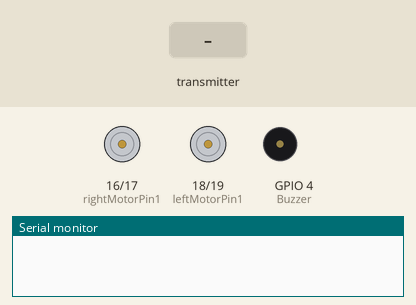
The sketch below on a simulated ESP32. Shown: motor-driver pin pairs drawn as motors (green arrow = first pin HIGH = forward, orange = second pin HIGH = backward, longer = more drive, scaled by the enable pin), buzzer (waves = sounding, pin HIGH), the last lines printed to the serial monitor. The test bench sets the inputs (shaded band).

Above: at 1.2 s.
1.3 s: the transmitter starts sending switchPressed = 1
At 1.7 s:
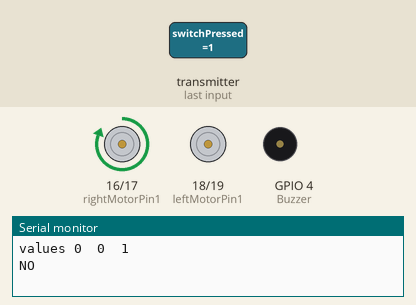
At 2.05 s:
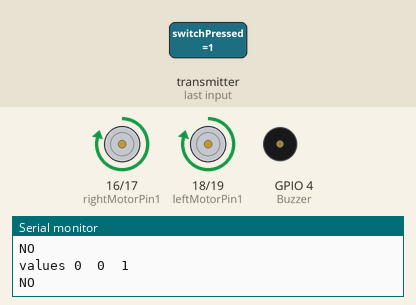
4.3 s: the transmitter starts sending buttonPressed = 1
At 4.55 s:
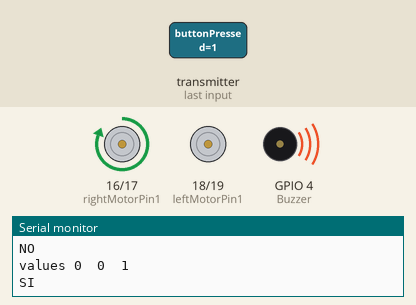
7.3 s: the transmitter starts sending xAxisValue = 64
10.3 s: the transmitter starts sending yAxisValue = 128
13.3 s: the transmitter starts sending xAxisValue = 0
16.3 s: the transmitter starts sending yAxisValue = 255
Timing chart, 0 to 20.3 s (numbered marks = the images above; inputs shaded):
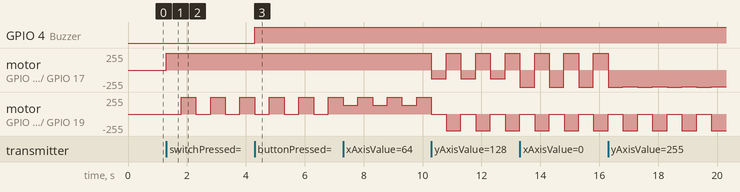

The sketch:

CarroElectroMedicina.MK4.ino
```cpp
// Esta version MK.4.0   incluye el sensor de HUMO, GAS comunicandose con el esp32 del control para desplegar los valores ppm
#include <esp_now.h>
#include <WiFi.h>
#include <LiquidCrystal_I2C.h>
LiquidCrystal_I2C lcd(0x3F, 16, 2);

int counter = 0;
//Right motor
int enableRightMotor=22;
int rightMotorPin1=16;
int rightMotorPin2=17;
//Left motor
int enableLeftMotor=23;
int leftMotorPin1=18;
int leftMotorPin2=19;
//sensor gas

#define Buzzer 4

uint8_t broadcastAddress[] = {0x30, 0xC9, 0x22, 0x32, 0xDB, 0x70}; //C0:49:EF:6C:07:24 30:C9:22:32:DB:70 30:C9:22:32:DB:70


//motor og 200
#define MAX_MOTOR_SPEED 250

const int PWMFreq = 1000; /* 1 KHz */
const int PWMResolution = 8;
const int rightMotorPWMSpeedChannel = 4;
const int leftMotorPWMSpeedChannel = 5;

#define SIGNAL_TIMEOUT 1000  // This is signal timeout in milli seconds. We will reset the data if no signal
unsigned long lastRecvTime = 0;

struct PacketData
{
  byte xAxisValue;
  byte yAxisValue;
  byte switchPressed;
  bool buttonPressed;

};
PacketData myData;


esp_now_peer_info_t peerInfo;


bool throttleAndSteeringMode = false;

void OnDataSent(const uint8_t *mac_addr, esp_now_send_status_t status) {

  //Serial.println(status == ESP_NOW_SEND_SUCCESS ? "Delivery Success" : "Delivery Fail");


}


// callback function that will be executed when data is received
void OnDataRecv(const uint8_t * mac, const uint8_t *incomingData, int len)
{

  if (len == 0)
  {
    return;
  }
  memcpy(&myData, incomingData, sizeof(myData));
  String inputData ;
  inputData = inputData + "values " + myData.xAxisValue + "  " + myData.yAxisValue + "  " + myData.switchPressed;
  Serial.println(inputData);
  if (myData.switchPressed == true)
  {
    if (throttleAndSteeringMode == false)
    {
      throttleAndSteeringMode = true;
    }
    else
    {
      throttleAndSteeringMode = false;
    }
  }

  if (throttleAndSteeringMode)
  {
    throttleAndSteeringMovements();
  }
  else
  {
    simpleMovements();
  }

 lastRecvTime = millis();
 if (myData.buttonPressed== true){
  digitalWrite(Buzzer, HIGH);
  Serial.println("SI");}
  else {
  digitalWrite(Buzzer, LOW);
  Serial.println("NO");}


}

void simpleMovements()
{
  if (myData.yAxisValue <= 75)       //Move car Forward
  {
    rotateMotor(MAX_MOTOR_SPEED, MAX_MOTOR_SPEED);
  }
  else if (myData.yAxisValue >= 175)   //Move car Backward
  {
    rotateMotor(-MAX_MOTOR_SPEED, -MAX_MOTOR_SPEED);
  }
  else if (myData.xAxisValue >= 175)  //Move car Right
  {
    rotateMotor(-MAX_MOTOR_SPEED, MAX_MOTOR_SPEED);
  }
  else if (myData.xAxisValue <= 75)   //Move car Left
  {
    rotateMotor(MAX_MOTOR_SPEED, -MAX_MOTOR_SPEED);
  }
  else                                      //Stop the car
  {
    rotateMotor(0, 0);
  }
}

void throttleAndSteeringMovements()
{
  int throttle = map( myData.yAxisValue, 254, 0, -255, 255);
  int steering = map( myData.xAxisValue, 0, 254, -255, 255);
  int motorDirection = 1;

  if (throttle < 0)       //Move car backward
  {
    motorDirection = -1;
  }

  int rightMotorSpeed, leftMotorSpeed;
  rightMotorSpeed =  abs(throttle) - steering;
  leftMotorSpeed =  abs(throttle) + steering;
  rightMotorSpeed = constrain(rightMotorSpeed, 0, 255);
  leftMotorSpeed = constrain(leftMotorSpeed, 0, 255);

  rotateMotor(rightMotorSpeed * motorDirection, leftMotorSpeed * motorDirection);
}

void rotateMotor(int rightMotorSpeed, int leftMotorSpeed)
{
  if (rightMotorSpeed < 0)
  {
    digitalWrite(rightMotorPin1,LOW);
    digitalWrite(rightMotorPin2,HIGH);
  }
  else if (rightMotorSpeed > 0)
  {
    digitalWrite(rightMotorPin1,HIGH);
    digitalWrite(rightMotorPin2,LOW);
  }
  else
  {
    digitalWrite(rightMotorPin1,LOW);
    digitalWrite(rightMotorPin2,LOW);
  }

  if (leftMotorSpeed < 0)
  {
    digitalWrite(leftMotorPin1,LOW);
    digitalWrite(leftMotorPin2,HIGH);
  }
  else if (leftMotorSpeed > 0)
  {
    digitalWrite(leftMotorPin1,HIGH);
    digitalWrite(leftMotorPin2,LOW);
  }
  else
  {
    digitalWrite(leftMotorPin1,LOW);
    digitalWrite(leftMotorPin2,LOW);
  }

  ledcWrite(rightMotorPWMSpeedChannel, abs(rightMotorSpeed));
  ledcWrite(leftMotorPWMSpeedChannel, abs(leftMotorSpeed));
}

void setUpPinModes()
{
  pinMode(enableRightMotor,OUTPUT);
  pinMode(rightMotorPin1,OUTPUT);
  pinMode(rightMotorPin2,OUTPUT);

  pinMode(enableLeftMotor,OUTPUT);
  pinMode(leftMotorPin1,OUTPUT);
  pinMode(leftMotorPin2,OUTPUT);

  //Set up PWM for motor speed
  ledcSetup(rightMotorPWMSpeedChannel, PWMFreq, PWMResolution);
  ledcSetup(leftMotorPWMSpeedChannel, PWMFreq, PWMResolution);
  ledcAttachPin(enableRightMotor, rightMotorPWMSpeedChannel);
  ledcAttachPin(enableLeftMotor, leftMotorPWMSpeedChannel);

  rotateMotor(0, 0);
}


void setup()
{
  setUpPinModes();

  Serial.begin(115200);
  WiFi.mode(WIFI_STA);
  pinMode(Buzzer, OUTPUT);


  // Init ESP-NOW
  if (esp_now_init() != ESP_OK)
  {
    Serial.println("Error initializing ESP-NOW");
    return;
  }

 // Once ESPNow is successfully Init, we will register for Send CB to
  // get the status of Trasnmitted packet
  esp_now_register_send_cb(OnDataSent);

  // Register peer
  memcpy(peerInfo.peer_addr, broadcastAddress, 6);
  peerInfo.channel = 0;
  peerInfo.encrypt = false;

  // Add peer
  if (esp_now_add_peer(&peerInfo) != ESP_OK){
    Serial.println("Failed to add peer");
    return;
  }


  esp_now_register_recv_cb(OnDataRecv);
}

void display(){
 lcd.setCursor(0, 0);               // Set the cursor to the first column and first row
  lcd.print("  Hello (Again)   ");     // Print some text
  lcd.setCursor(0,1);
  lcd.print(counter);
  counter = counter + 1;


}


void loop()
{
  //Check Signal lost.
  unsigned long now = millis();
  if ( now - lastRecvTime > SIGNAL_TIMEOUT )
  {
    rotateMotor(0, 0);
  }


 //myData.Hi= (ppm);
 esp_err_t result = esp_now_send(broadcastAddress, (uint8_t *) &myData, sizeof(myData));


  //display();
 // Serial.print("Concentración de CO2 (ppm): ");
 // Serial.println(ppm);
 //SensorRuido();
 //sensorgas();
 //Serial.println(rzero);
}
```

Measured:
- after the input at 1.3 s, motor on GPIO 16 (rightMotorPin1) / GPIO 17 (rightMotorPin2): alternates forward 255/255 for 0.50 s and forward 249/255 for 0.50 s, starting at once; motor on GPIO 18 (leftMotorPin1) / GPIO 19 (leftMotorPin2): alternates forward 249/255 for 0.50 s and stopped for 0.50 s, starting after 0.50 s
- after the input at 4.3 s, GPIO 4 (Buzzer): LOW → HIGH at once
